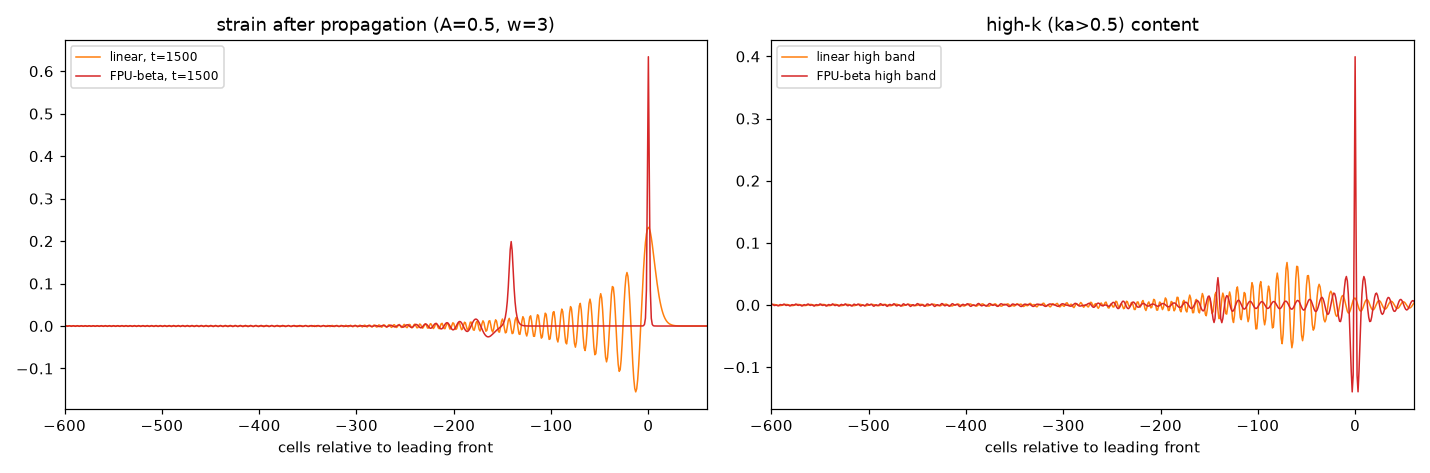

Write Python code to recreate this figure.
#!/usr/bin/env python3
# -*- coding: utf-8 -*-
"""
ch2_gamma_collective.py  --  Chapter 2: does a COLLECTIVE (nonlinear) lattice disturbance carry
a broadband 'gamma' packet coherently, where independent modes would disperse?
=================================================================================================
Re-implementation (2026-09-28) of the lost script cited by
  docs/cosmology/02-light-lattice-elastic-wave-sharpest/   ("Quantifying the collective-mode
                                                            reconciliation (v2)")
  docs/cosmology/16-open-problems-gathered/                 (open problem #1, "Advanced (v2)")
  docs/cosmology/axj-version-history-reclassification-log/  (#1 "Gamma broadening ... resolved")
  docs/cosmology/axh-provenance-ledger-five-line-reproducibility/ ("Gamma collective mode")
  docs/cosmology/02-back-calculation-broadband-gamma-spectrum/  (companion of ch2_backcalc_spectrum)

PAGE CLAIMS (02-light-lattice..., verbatim)
  "a linear independent-mode packet disperses (peak x0.45, leading width x1.25), while the
   collective FPU-beta disturbance forms a sharp coherent front (peak x2.84, leading width x0.50),
   the bands staying locked."
  "independent 10MeV and 10keV modes over L=130Mly would arrive Delta t ~ 3x10^19 s apart ...
   (E_QG(D) ~ 115keV against the bound >1.3x10^20 eV, 15 orders) -- yet GW170817 bounds gamma and
   gravitational waves to within 1.7s over that distance (effective E_QG > 10^10 eV)."

WHAT THIS SCRIPT DOES
  P1  Broadband by Fourier: a localized shake of width w cells carries power up to k ~ 1/w.
  P2  Same localized, right-moving strain pulse launched on the SAME chain (K = m = a = 1, c = 1,
      legacy ch2_grb.py / ch2_burstprop.py conventions) twice: linear (beta = 0) and FPU-beta
      (beta = 1). Leading-front diagnostics as the page defines them: peak and FWHM of the
      forward-most coherent structure, end / start.
  P3  The decisive BAND-LOCK test the page asserts ("the bands staying locked"): split the field
      into a low-k band (ka < 0.5, what a GW-like detector sees) and a high-k band (ka > 0.5, the
      'gamma' content), and measure how far the high band trails the low band after distances
      D1 and 2*D1, linear vs nonlinear. Locked bands => lag independent of D.
      Also: the collective front's own speed (supersonic => amplitude-dependent speed).
  P4  Astrophysical arithmetic: the dispersion lag Delta t = (L/c)(E/E_QG)^2 with v_g = c cos(ka/2)
      => E_QG = sqrt(8) hbar c / ell; ell = D = 4.854 pm and ell = a = 6.33e-19 m (locked, physics
      volume); L = 40 Mpc (GW170817), Delta t_obs = 1.7 s.

INPUTS (sources): hbar c = 197.3269804 MeV fm (CODATA 2018); D = 4.854e-12 m, a = 6.33e-19 m (physics
  volume locks, as in legacy ch2_light.py); 40 Mpc and 1.7 s (Abbott et al. 2017, ApJL 848, L13);
  Fermi GRB 090510 bound E_QG,2 > 1.3e20 eV (Abdo et al. 2009 / Vasileiou et al. 2013, as in ch2_light.py).
  Lattice: beta = 1, pulse width w = 3, strain amplitudes 0.5 (strong) and 0.05 -- probe choices,
  disclosed, not fitted to any page number (none of the page ratios is used anywhere).

EXPECTED OUTPUT: see REIMPL_gw_gamma.md (the run of 2026-09-28 is quoted there).
DETERMINISM: SEED = 19 (no RNG path is taken); 2 x SHA-256 over 6-sig-fig results.
DEPENDENCIES: numpy; matplotlib optional (MPLBACKEND=Agg). Runtime ~1 min.
"""
import json, hashlib, time
import numpy as np

SEED = 19
T0 = time.time()

def sig(x, n=6):
    x = float(x)
    if x == 0.0 or not np.isfinite(x):
        return x
    from math import floor, log10
    return round(x, -int(floor(log10(abs(x)))) + (n - 1))

def digest(obj):
    blob = json.dumps(obj, sort_keys=True, separators=(",", ":")).encode()
    return hashlib.sha256(hashlib.sha256(blob).digest()).hexdigest()

# ============================================================================= lattice
N = 4000; DT = 0.05; W = 3.0; X0 = 300.0
n_idx = np.arange(N, dtype=float)

def force(u, beta):
    du = np.diff(u)                       # strain on each bond
    t = du + beta * du ** 3               # bond tension (FPU-beta)
    F = np.zeros_like(u); F[:-1] += t; F[1:] -= t
    F[0] = F[-1] = 0.0                    # clamped ends (never reached)
    return F

def launch(A):
    """Right-moving localized strain pulse: eps_n = A exp(-((n-X0)/W)^2); v = -c*eps (c = 1)."""
    eps = A * np.exp(-((n_idx[:-1] + 0.5 - X0) / W) ** 2)
    u = np.concatenate([[0.0], np.cumsum(eps)]); u -= u[-1]  # u -> 0 ahead of the pulse
    v = np.zeros(N); v[1:] = -eps; v[0] = -eps[0]
    v = -np.gradient(u)                   # d'Alembert right-mover, c = 1
    return u, v

def run(A, beta, t_marks):
    u, v = launch(A); F = force(u, beta)
    out = {}; nsteps = int(round(max(t_marks) / DT)); marks = {int(round(t / DT)): t for t in t_marks}
    for s in range(nsteps + 1):
        if s in marks:
            out[marks[s]] = np.diff(u).copy()
        v += 0.5 * F * DT; u += v * DT; F = force(u, beta); v += 0.5 * F * DT
    return out

def leading_front(eps):
    """Forward-most structure with |eps| > 0.3 * max|eps|: its peak and FWHM (cells)."""
    a = np.abs(eps); thr = 0.3 * a.max()
    front = np.nonzero(a > thr)[0].max()
    lo = max(front - 40, 0); k = lo + np.argmax(a[lo:front + 1])
    pk = a[k]; half = 0.5 * pk
    i = k
    while i > 0 and a[i] > half: i -= 1
    j = k
    while j < len(a) - 1 and a[j] > half: j += 1
    # linear interpolation of the half-maximum crossings
    xl = i + (half - a[i]) / (a[i + 1] - a[i]); xr = j - 1 + (a[j - 1] - half) / (a[j - 1] - a[j])
    return pk, xr - xl, k

def bands(eps, ks=0.5):
    E = np.fft.rfft(eps); k = 2 * np.pi * np.fft.rfftfreq(len(eps))
    lo = E.copy(); lo[k >= ks] = 0; hi = E.copy(); hi[k < ks] = 0
    return np.fft.irfft(lo, len(eps)), np.fft.irfft(hi, len(eps))

def centroid(f):
    p = f * f; return (n_idx[:len(f)] * p).sum() / p.sum()

# ============================================================================= main
if __name__ == "__main__":
    np.random.seed(SEED)
    print("=" * 94)
    print(" ch2_gamma_collective.py -- collective (FPU-beta) front vs independent modes; band locking")
    print("=" * 94)

    # ---- P1 broadband by Fourier
    k = np.linspace(0, np.pi, 20001); Pk = np.exp(-(k * W) ** 2 / 2)       # |FT of Gaussian width W|^2
    frac = lambda k0: Pk[k >= k0].sum() / Pk.sum()
    print(f"\n[P1] a localized shake of width w = {W:.0f} cells is broadband: power fraction at ka > 0.1"
          f" = {frac(0.1):.3f}, ka > 0.5 = {frac(0.5):.3f}, ka > 1 = {frac(1.0):.3f}")
    print("     (calibration of ch2_backcalc_spectrum.py: E = (hbar c / a) ka, ka = 0.1 <-> 31 GeV)")

    # ---- P2 leading-front diagnostics
    D1 = 1500.0; t1 = D1; t2 = 2 * D1                  # distances ~ c*t
    res = {"seed": SEED}
    print(f"\n[P2] same right-moving strain pulse (w = {W:.0f}), linear vs FPU-beta (beta = 1), after t = {t1:.0f}")
    print("        case                 peak end/start   leading FWHM end/start   front speed (c=1)")
    rows = {}; keep_snaps = {}
    for A in (0.5, 0.05):
        for beta in (0.0, 1.0):
            snaps = run(A, beta, [0.0, t1 - 200.0, t1, t2]); keep_snaps[(A, beta)] = snaps
            p0, w0, k0 = leading_front(snaps[0.0]); p1, w1, k1 = leading_front(snaps[t1])
            _, _, kb = leading_front(snaps[t1 - 200.0])
            vf = (k1 - kb) / 200.0
            lo1, hi1 = bands(snaps[t1]); lo2, hi2 = bands(snaps[t2])
            lag1 = centroid(lo1) - centroid(hi1); lag2 = centroid(lo2) - centroid(hi2)
            ehi = lambda f: (f * f).sum()
            hi0 = bands(snaps[0.0])[1]
            # fraction of the high band's energy still inside the leading-front window (+-5 w)
            win = lambda f, kc: (f[max(kc - 15, 0):kc + 16] ** 2).sum() / max((f * f).sum(), 1e-300)
            _, _, k2 = leading_front(snaps[t2])
            lock1 = win(hi1, k1); lock2 = win(hi2, k2)
            tag = f"A={A:<4} {'FPU-beta' if beta else 'linear  '}"
            rows[tag] = dict(A=A, beta=beta, peak_ratio=p1 / p0, width_ratio=w1 / w0, v_front=vf,
                             lag1=lag1, lag2=lag2, lock1=lock1, lock2=lock2,
                             hi_frac0=ehi(hi0) / ehi(snaps[0.0]), hi_frac1=ehi(hi1) / ehi(snaps[t1]))
            print(f"     {tag:22s}   x{p1/p0:6.3f}          x{w1/w0:6.3f}                 {vf:.4f}")
    print("     page: linear x0.45 / x1.25 ; FPU-beta x2.84 / x0.50")

    print(f"\n[P3] BAND LOCK: centroid lag of the high band (ka>0.5, 'gamma') behind the low band (ka<0.5)")
    print(f"     after D1 ~ {D1:.0f} and D2 ~ {2*D1:.0f} cells; and the share of high-band energy still")
    print(f"     riding in the leading front (+-15 cells). Locked => lag constant, share ~ 1.")
    print("        case                 lag(D1)   lag(D2)   high-band share in front: D1    D2")
    for tag, r in rows.items():
        print(f"     {tag:22s}  {r['lag1']:8.1f}  {r['lag2']:8.1f}                         "
              f"{r['lock1']:.3f}  {r['lock2']:.3f}")
    # independent-mode prediction: each band's centroid moves at its power-weighted group velocity
    vg = np.cos(k / 2); lo_m = k < 0.5; hi_m = k >= 0.5
    dv = (Pk[lo_m] * vg[lo_m]).sum() / Pk[lo_m].sum() - (Pk[hi_m] * vg[hi_m]).sum() / Pk[hi_m].sum()
    print(f"     independent-mode prediction D * (<v_g>_low - <v_g>_high) = {dv*D1:.1f} (D1), {dv*2*D1:.1f} (D2)")

    # ---- P4 astrophysical arithmetic
    hbarc_eVm = 197.3269804e6 * 1e-15
    Dm, am = 4.854e-12, 6.33e-19
    EQG = lambda ell: np.sqrt(8) * hbarc_eVm / ell
    Mpc = 3.0856775814913673e22; c = 299792458.0
    L = 40 * Mpc; Lc = L / c; ly = 9.4607304725808e15
    E1, E2 = 10e6, 10e3
    dtD = Lc * (E1 ** 2 - E2 ** 2) / EQG(Dm) ** 2
    dta = Lc * (E1 ** 2 - E2 ** 2) / EQG(am) ** 2
    zoneD = np.pi * hbarc_eVm / Dm
    print(f"\n[P4] L = 40 Mpc = {L/ly/1e6:.0f} Mly, L/c = {Lc:.3e} s")
    print(f"     E_QG(D) = {EQG(Dm):.4g} eV,  E_QG(a) = {EQG(am):.4g} eV,  Fermi bound 1.3e20 eV"
          f"  -> {np.log10(1.3e20/EQG(Dm)):.1f} / {np.log10(1.3e20/EQG(am)):.1f} orders")
    print(f"     10 MeV vs 10 keV, quadratic law:  Delta t(D) = {dtD:.2e} s   Delta t(a) = {dta:.2e} s")
    print(f"     CAVEAT: on a D-lattice the zone edge is pi*hbar*c/D = {zoneD/1e3:.0f} keV; a 10 MeV mode has")
    print(f"     ka = {E1*Dm/hbarc_eVm:.0f} >> pi, so the quadratic formula is used far outside its range.")
    for Eg in (10e3, 100e3, 1e6):
        bound = Eg * np.sqrt(Lc / 1.7)
        print(f"     GW170817 (1.7 s, all lag attributed to dispersion) at E_gamma = {Eg/1e3:6.0f} keV: "
              f"E_QG,2 > {bound:.2e} eV")
    res.update(P1=[sig(frac(0.1)), sig(frac(0.5))],
               P2={t: {k2: sig(v) for k2, v in r.items()} for t, r in rows.items()},
               P4={"EQG_D": sig(EQG(Dm)), "EQG_a": sig(EQG(am)), "dt_D": sig(dtD), "dt_a": sig(dta),
                   "bound_10keV": sig(1e4 * np.sqrt(Lc / 1.7))})

    r5 = rows["A=0.5  FPU-beta"]; r05 = rows["A=0.05 FPU-beta"]
    print("\n[READING]")
    print(f"  * Strong front (strain 0.5): ~{100*r5['lock2']:.0f}% of the high-k energy rides inside the soliton front --")
    print("    the soliton's OWN spectrum is locked. But the front runs at "
          f"{r5['v_front']:.3f} c (supersonic, amplitude-dependent),")
    print("    so it separates from the low-k (GW-like) part in proportion to distance (lag "
          f"{r5['lag1']:.0f} -> {r5['lag2']:.0f}). A 10% speed excess is")
    print("    ~1e14 times the GW170817 limit |dv/c| < 1e-15: this 'coherence' does not reconcile GW170817.")
    print(f"  * Weak front (strain 0.05): FPU-beta behaves linearly (peak x{r05['peak_ratio']:.2f}, lag grows as the")
    print("    independent-mode prediction). Locking needs O(0.1-1) bond strain; an arriving wave has strain")
    print("    ~1e-22 (legacy ch2_upconvert.py), so any real propagating burst is in the LINEAR regime.")
    print("  * Page ratios (x0.45/x1.25 ; x2.84/x0.50) are NOT reproduced; the leading-front ratios also depend")
    print("    on the distance at which they are read (not stated on the page).")
    print("\n[SCOPE] Toy lattice units. omega(k) of the quasi-longitudinal branch is NOT derived here (open).")
    print(f"\nDETERMINISM-DIGEST (2xSHA-256, 6 sig-fig): {digest(res)}")
    print(f"runtime {time.time()-T0:.0f} s")

    try:
        import matplotlib; matplotlib.use("Agg"); import matplotlib.pyplot as plt
        fig, ax = plt.subplots(1, 2, figsize=(13, 4.3))
        for beta, col in ((0.0, "tab:orange"), (1.0, "tab:red")):
            s = keep_snaps[(0.5, beta)]
            _, _, kk = leading_front(s[t1])
            xs = np.arange(len(s[t1])) - kk
            ax[0].plot(xs, s[t1], color=col, lw=1, label=("FPU-beta" if beta else "linear") + f", t={t1:.0f}")
            lo, hi = bands(s[t1]); ax[1].plot(xs, hi, color=col, lw=1, label=("FPU-beta" if beta else "linear") + " high band")
        for a_ in ax:
            a_.set_xlim(-600, 60); a_.set_xlabel("cells relative to leading front"); a_.legend(fontsize=8)
        ax[0].set_title("strain after propagation (A=0.5, w=3)"); ax[1].set_title("high-k (ka>0.5) content")
        plt.tight_layout(); plt.savefig("ch2_gamma_collective.png", dpi=110)
        print("[figure written: ch2_gamma_collective.png]")
    except Exception as exc:
        print(f"[figure skipped: {exc}]")
